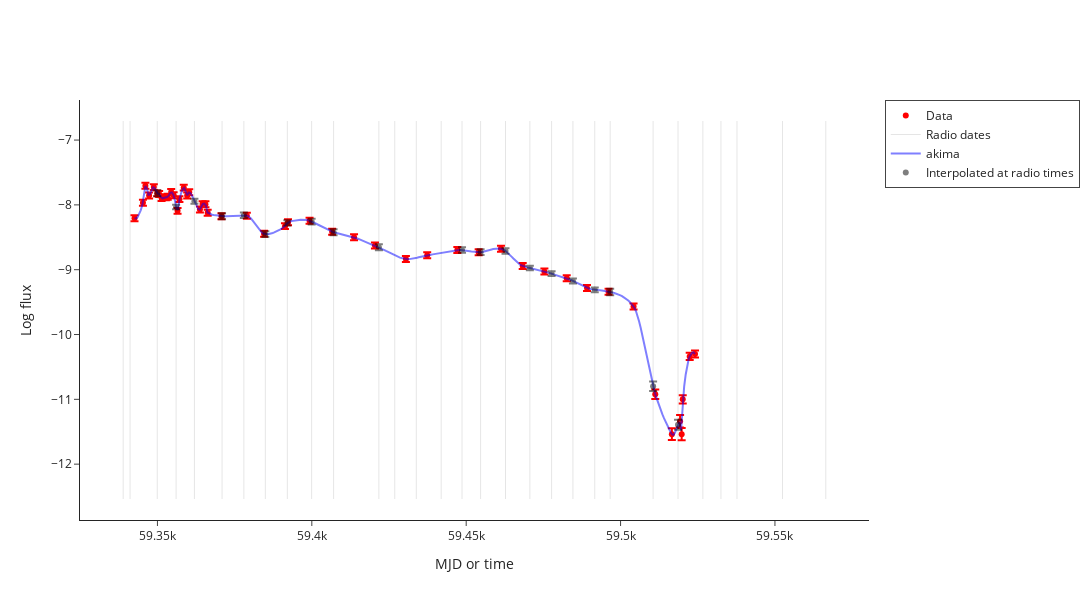

Notebook code cell kept with this figure:
### Markdown cell above
# Interpolation

### Code cell
interpolated_data = make_interpolated_Lr_Lx_df(radio_df, xray_df, source_df, plotly=True)

### Figure 1 — Plotly figure (JSON) as saved in the notebook; plotly's stock layout.template omitted (floating-point values rounded to 4 significant figures; data arrays with more than 128 entries replaced by an {"elided": "..."} marker saying what was removed)
{"data": [{"error_y": {"array": [0.04592, 0.04607, 0.0459, 0.04587, 0.04581, 0.04586, 0.04579, 0.04579, 0.04578, 0.04578, 0.04583, 0.04602, 0.04579, 0.04581, 0.04592, 0.04581, 0.04589, 0.04587, 0.0458, 0.0458, 0.04586, 0.04598, 0.04609, 0.04588, 0.04586, 0.04588, 0.04593, 0.04587, 0.04587, 0.04588, 0.04588, 0.04587, 0.04585, 0.04599, 0.04591, 0.04593, 0.0462, 0.04599, 0.04608, 0.04618, 0.04653, 0.07259, 0.0907, 0.09549, 0.09434, 0.06349, 0.05545, 0.05405], "type": "data", "visible": true}, "marker": {"color": "red"}, "mode": "markers", "name": "Data", "type": "scatter", "x": [59340.0, 59350.0, 59350.0, 59350.0, 59350.0, 59350.0, 59350.0, 59350.0, 59350.0, 59350.0, 59350.0, 59360.0, 59360.0, 59360.0, 59360.0, 59360.0, 59360.0, 59360.0, 59360.0, 59370.0, 59370.0, 59370.0, 59380.0, 59380.0, 59390.0, 59390.0, 59400.0, 59410.0, 59410.0, 59420.0, 59430.0, 59440.0, 59450.0, 59450.0, 59460.0, 59470.0, 59480.0, 59480.0, 59490.0, 59500.0, 59500.0, 59510.0, 59520.0, 59520.0, 59520.0, 59520.0, 59520.0, 59520.0], "y": [-8.206, -7.969, -7.706, -7.855, -7.726, -7.822, -7.831, -7.895, -7.882, -7.875, -7.802, -7.852, -8.092, -7.912, -7.734, -7.854, -7.804, -8.073, -7.988, -7.99, -8.122, -8.174, -8.167, -8.447, -8.328, -8.269, -8.246, -8.416, -8.498, -8.628, -8.836, -8.778, -8.696, -8.73, -8.676, -8.942, -9.027, -9.131, -9.281, -9.339, -9.567, -10.92, -11.54, -11.34, -11.54, -11.0, -10.34, -10.3]}, {"marker": {"color": "red", "symbol": "triangle-down"}, "mode": "markers", "name": "3-sigma upper limits", "type": "scatter", "x": [], "y": []}, {"line": {"color": "black", "dash": "solid", "width": 1}, "mode": "lines", "name": "Radio dates", "opacity": 0.1, "showlegend": true, "type": "scatter", "x": [59340.0, 59340.0], "y": [-12.54, -6.706]}, {"line": {"color": "black", "dash": "solid", "width": 1}, "mode": "lines", "opacity": 0.1, "showlegend": false, "type": "scatter", "x": [59340.0, 59340.0], "y": [-12.54, -6.706]}, {"line": {"color": "black", "dash": "solid", "width": 1}, "mode": "lines", "opacity": 0.1, "showlegend": false, "type": "scatter", "x": [59350.0, 59350.0], "y": [-12.54, -6.706]}, {"line": {"color": "black", "dash": "solid", "width": 1}, "mode": "lines", "opacity": 0.1, "showlegend": false, "type": "scatter", "x": [59360.0, 59360.0], "y": [-12.54, -6.706]}, {"line": {"color": "black", "dash": "solid", "width": 1}, "mode": "lines", "opacity": 0.1, "showlegend": false, "type": "scatter", "x": [59360.0, 59360.0], "y": [-12.54, -6.706]}, {"line": {"color": "black", "dash": "solid", "width": 1}, "mode": "lines", "opacity": 0.1, "showlegend": false, "type": "scatter", "x": [59370.0, 59370.0], "y": [-12.54, -6.706]}, {"line": {"color": "black", "dash": "solid", "width": 1}, "mode": "lines", "opacity": 0.1, "showlegend": false, "type": "scatter", "x": [59380.0, 59380.0], "y": [-12.54, -6.706]}, {"line": {"color": "black", "dash": "solid", "width": 1}, "mode": "lines", "opacity": 0.1, "showlegend": false, "type": "scatter", "x": [59380.0, 59380.0], "y": [-12.54, -6.706]}, {"line": {"color": "black", "dash": "solid", "width": 1}, "mode": "lines", "opacity": 0.1, "showlegend": false, "type": "scatter", "x": [59390.0, 59390.0], "y": [-12.54, -6.706]}, {"line": {"color": "black", "dash": "solid", "width": 1}, "mode": "lines", "opacity": 0.1, "showlegend": false, "type": "scatter", "x": [59400.0, 59400.0], "y": [-12.54, -6.706]}, {"line": {"color": "black", "dash": "solid", "width": 1}, "mode": "lines", "opacity": 0.1, "showlegend": false, "type": "scatter", "x": [59410.0, 59410.0], "y": [-12.54, -6.706]}, {"line": {"color": "black", "dash": "solid", "width": 1}, "mode": "lines", "opacity": 0.1, "showlegend": false, "type": "scatter", "x": [59420.0, 59420.0], "y": [-12.54, -6.706]}, {"line": {"color": "black", "dash": "solid", "width": 1}, "mode": "lines", "opacity": 0.1, "showlegend": false, "type": "scatter", "x": [59430.0, 59430.0], "y": [-12.54, -6.706]}, {"line": {"color": "black", "dash": "solid", "width": 1}, "mode": "lines", "opacity": 0.1, "showlegend": false, "type": "scatter", "x": [59430.0, 59430.0], "y": [-12.54, -6.706]}, {"line": {"color": "black", "dash": "solid", "width": 1}, "mode": "lines", "opacity": 0.1, "showlegend": false, "type": "scatter", "x": [59440.0, 59440.0], "y": [-12.54, -6.706]}, {"line": {"color": "black", "dash": "solid", "width": 1}, "mode": "lines", "opacity": 0.1, "showlegend": false, "type": "scatter", "x": [59450.0, 59450.0], "y": [-12.54, -6.706]}, {"line": {"color": "black", "dash": "solid", "width": 1}, "mode": "lines", "opacity": 0.1, "showlegend": false, "type": "scatter", "x": [59450.0, 59450.0], "y": [-12.54, -6.706]}, {"line": {"color": "black", "dash": "solid", "width": 1}, "mode": "lines", "opacity": 0.1, "showlegend": false, "type": "scatter", "x": [59460.0, 59460.0], "y": [-12.54, -6.706]}, {"line": {"color": "black", "dash": "solid", "width": 1}, "mode": "lines", "opacity": 0.1, "showlegend": false, "type": "scatter", "x": [59470.0, 59470.0], "y": [-12.54, -6.706]}, {"line": {"color": "black", "dash": "solid", "width": 1}, "mode": "lines", "opacity": 0.1, "showlegend": false, "type": "scatter", "x": [59480.0, 59480.0], "y": [-12.54, -6.706]}, {"line": {"color": "black", "dash": "solid", "width": 1}, "mode": "lines", "opacity": 0.1, "showlegend": false, "type": "scatter", "x": [59480.0, 59480.0], "y": [-12.54, -6.706]}, {"line": {"color": "black", "dash": "solid", "width": 1}, "mode": "lines", "opacity": 0.1, "showlegend": false, "type": "scatter", "x": [59490.0, 59490.0], "y": [-12.54, -6.706]}, {"line": {"color": "black", "dash": "solid", "width": 1}, "mode": "lines", "opacity": 0.1, "showlegend": false, "type": "scatter", "x": [59500.0, 59500.0], "y": [-12.54, -6.706]}, {"line": {"color": "black", "dash": "solid", "width": 1}, "mode": "lines", "opacity": 0.1, "showlegend": false, "type": "scatter", "x": [59510.0, 59510.0], "y": [-12.54, -6.706]}, {"line": {"color": "black", "dash": "solid", "width": 1}, "mode": "lines", "opacity": 0.1, "showlegend": false, "type": "scatter", "x": [59520.0, 59520.0], "y": [-12.54, -6.706]}, {"line": {"color": "black", "dash": "solid", "width": 1}, "mode": "lines", "opacity": 0.1, "showlegend": false, "type": "scatter", "x": [59530.0, 59530.0], "y": [-12.54, -6.706]}, {"line": {"color": "black", "dash": "solid", "width": 1}, "mode": "lines", "opacity": 0.1, "showlegend": false, "type": "scatter", "x": [59530.0, 59530.0], "y": [-12.54, -6.706]}, {"line": {"color": "black", "dash": "solid", "width": 1}, "mode": "lines", "opacity": 0.1, "showlegend": false, "type": "scatter", "x": [59540.0, 59540.0], "y": [-12.54, -6.706]}, {"line": {"color": "black", "dash": "solid", "width": 1}, "mode": "lines", "opacity": 0.1, "showlegend": false, "type": "scatter", "x": [59550.0, 59550.0], "y": [-12.54, -6.706]}, {"line": {"color": "black", "dash": "solid", "width": 1}, "mode": "lines", "opacity": 0.1, "showlegend": false, "type": "scatter", "x": [59570.0, 59570.0], "y": [-12.54, -6.706]}, {"line": {"color": "blue", "dash": "solid"}, "mode": "lines", "name": "akima", "opacity": 0.5, "type": "scatter", "x": {"elided": "362 float values"}, "y": {"elided": "362 float values"}}, {"error_y": {"array": [NaN, NaN, 0.04601, 0.03397, 0.03768, 0.04577, 0.04317, 0.04412, 0.03986, 0.04339, 0.04459, 0.04577, NaN, NaN, NaN, 0.04174, 0.04564, 0.04245, 0.03544, 0.03735, 0.03796, 0.03695, 0.04936, 0.07266, 0.07832, NaN, NaN, NaN, NaN, NaN], "type": "data", "visible": true}, "marker": {"color": "black"}, "mode": "markers", "name": "Interpolated at radio times", "opacity": 0.5, "type": "scatter", "x": [59340.0, 59340.0, 59350.0, 59360.0, 59360.0, 59370.0, 59380.0, 59380.0, 59390.0, 59400.0, 59410.0, 59420.0, 59430.0, 59430.0, 59440.0, 59450.0, 59450.0, 59460.0, 59470.0, 59480.0, 59480.0, 59490.0, 59500.0, 59510.0, 59520.0, 59530.0, 59530.0, 59540.0, 59550.0, 59570.0], "y": [NaN, NaN, -7.822, -8.032, -7.943, -8.175, -8.16, -8.451, -8.278, -8.258, -8.422, -8.654, NaN, NaN, NaN, -8.697, -8.729, -8.711, -8.974, -9.061, -9.174, -9.31, -9.344, -10.8, -11.39, NaN, NaN, NaN, NaN, NaN]}, {"marker": {"color": "black", "symbol": "triangle-down"}, "mode": "markers", "showlegend": false, "type": "scatter", "x": [], "y": []}], "layout": {"height": 600, "legend": {"borderwidth": 1}, "width": 1200, "xaxis": {"title": {"text": "MJD or time"}}, "yaxis": {"title": {"text": "Log flux"}}}}
